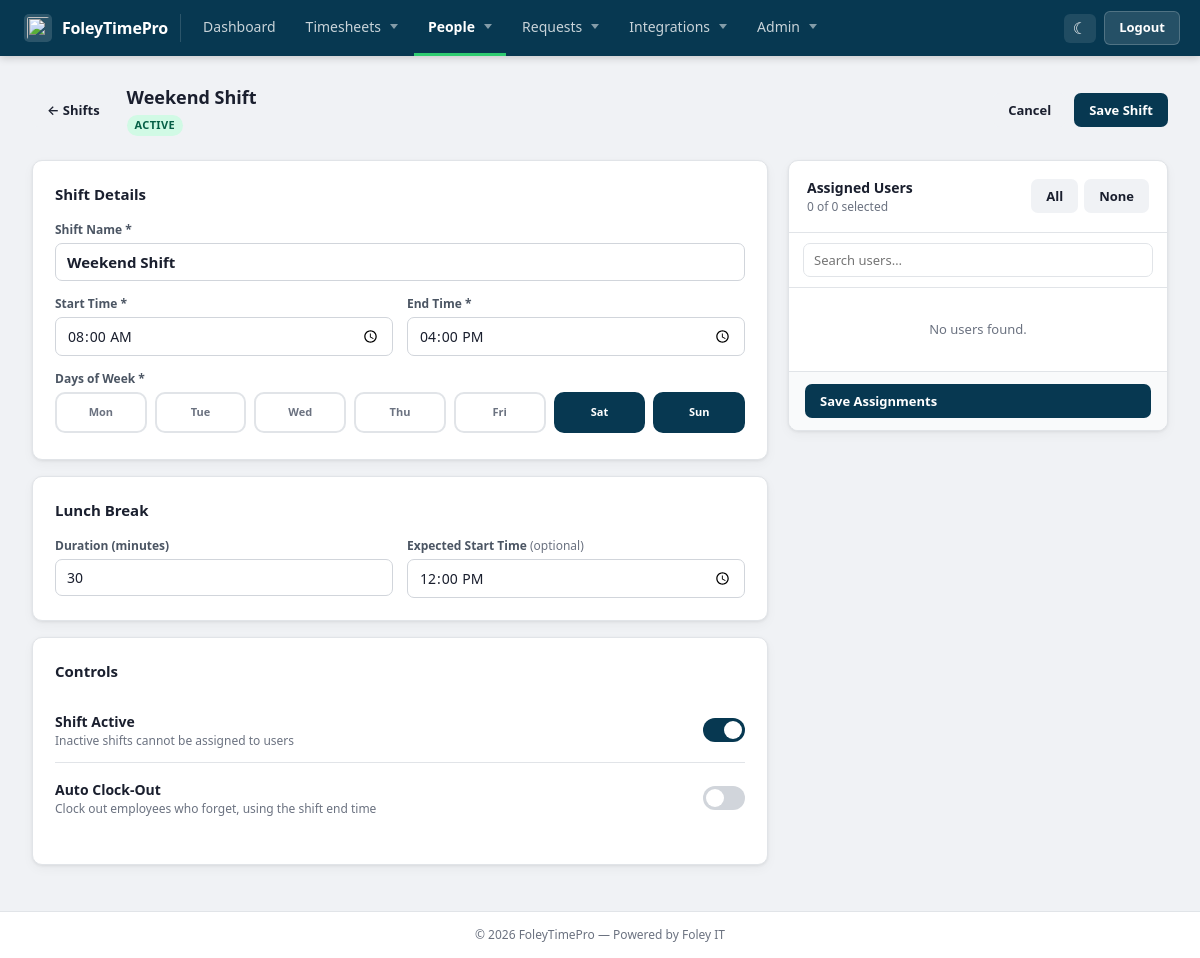
The app's page /admin/edit_shift.php?id=4 (signed in) with its own data.
### tables this page shows
CREATE TABLE `branding` (
  `ID` int(11) NOT NULL AUTO_INCREMENT,
  `CompanyName` varchar(255) NOT NULL DEFAULT 'FoleyTimePro',
  `LogoPath` varchar(255) DEFAULT NULL,
  `FaviconPath` varchar(255) DEFAULT NULL,
  `PrimaryColor` varchar(7) DEFAULT '#073851',
  `SecondaryColor` varchar(7) DEFAULT '#2ecc71',
  `AccentColor` varchar(7) DEFAULT '#e74c3c',
  `LoginBackground` varchar(255) DEFAULT NULL,
  `EmailSignature` text DEFAULT NULL,
  `ContactEmail` varchar(255) DEFAULT NULL,
  `ContactPhone` varchar(20) DEFAULT NULL,
  `Address` text DEFAULT NULL,
  `Timezone` varchar(50) DEFAULT 'America/Chicago',
  `DateFormat` varchar(20) DEFAULT 'MM/DD/YYYY',
  `TimeFormat` enum('12h','24h') DEFAULT '12h',
  `CreatedAt` datetime DEFAULT current_timestamp(),
  `UpdatedAt` datetime DEFAULT current_timestamp() ON UPDATE current_timestamp(),
  PRIMARY KEY (`ID`)
);

CREATE TABLE `shifts` (
  `ShiftID` int(11) NOT NULL AUTO_INCREMENT,
  `ShiftName` varchar(100) NOT NULL,
  `StartTime` time NOT NULL,
  `EndTime` time NOT NULL,
  `DaysOfWeek` varchar(50) NOT NULL,
  `LunchDuration` int(11) DEFAULT 0,
  `LunchStartTime` time DEFAULT NULL,
  `IsActive` tinyint(1) DEFAULT 1,
  `GracePeriodMinutes` int(11) NOT NULL DEFAULT 60,
  `AutoClockOut` tinyint(1) NOT NULL DEFAULT 0,
  `CreatedAt` datetime DEFAULT current_timestamp(),
  `UpdatedAt` datetime DEFAULT current_timestamp() ON UPDATE current_timestamp(),
  PRIMARY KEY (`ShiftID`),
  KEY `idx_active` (`IsActive`)
);

### functions/get_branding.php (called while the page is built, shortened)
<?php
function getBranding($conn = null, $forceRefresh = false) {
    $cacheFile = __DIR__ . '/../cache/branding.json';
    $closeConn = false;
    $branding = [
        'CompanyName' => 'FoleyTimePro',
        'LogoPath' => '/images/FoleyTimePro-logo.png',
        'FaviconPath' => '/images/FoleyTimePro-favicon.webp',
        'PrimaryColor' => '#3498db',
        'SecondaryColor' => '#2ecc71',
        'AccentColor' => '#e74c3c',
        'LoginBackground' => null,
        'EmailSignature' => null,
        'ContactEmail' => null,
        'ContactPhone' => null,
        'Address' => null,
        'Timezone' => 'America/Chicago',
        'DateFormat' => 'MM/DD/YYYY',
        'TimeFormat' => '12h'
    ];
    $result = $conn->query("SELECT * FROM branding LIMIT 1");
    if ($result && $result->num_rows > 0) {
        $branding = $result->fetch_assoc();
    }
    return $branding;
}
?>

### admin/edit_shift.php (the view, shortened to what this page needs)
<?php
require_once __DIR__ . '/../auth/db.php';
$shiftId = isset($_GET['id']) ? (int)$_GET['id'] : 0;
$stmt = $conn->prepare("SELECT * FROM shifts WHERE ShiftID = ?");
$stmt->bind_param("i", $shiftId);
$stmt->execute();
$shift = $stmt->get_result()->fetch_assoc();
$selectedDays = json_decode($shift['DaysOfWeek'], true) ?: [];
$assignedStmt = $conn->prepare("SELECT UserID FROM user_shifts WHERE ShiftID=?");
$assignedStmt->bind_param("i", $shiftId);
$assignedStmt->execute();
$assignedUserIds = array_column($assignedStmt->get_result()->fetch_all(MYSQLI_ASSOC), 'UserID');
$assignedUsers = count($assignedUserIds);
$allUsersResult = $conn->query("SELECT ID, FirstName, LastName, Office, ClockStatus FROM users ORDER BY LastName, FirstName");
$allUsers = $allUsersResult ? $allUsersResult->fetch_all(MYSQLI_ASSOC) : [];
include 'includes/header.php';
?>
<div class="page-header">
  <div style="display:flex;align-items:center;gap:12px">
    <a href="manage_shifts.php" class="btn btn-secondary btn-sm">&#8592; Shifts</a>
    <div>
      <h1 style="margin:0;font-size:18px"><?= htmlspecialchars($shift['ShiftName']) ?></h1>
      <div style="display:flex;gap:6px;align-items:center;margin-top:4px">
        <span class="badge <?= $shift['IsActive'] ? 'badge-approved' : 'badge-rejected' ?>">
          <?= $shift['IsActive'] ? 'Active' : 'Inactive' ?>
        </span>
      </div>
    </div>
  </div>
  <div style="display:flex;gap:8px">
    <a href="manage_shifts.php" class="btn btn-secondary">Cancel</a>
    <button type="submit" form="shiftForm" class="btn btn-primary">Save Shift</button>
  </div>
</div>
<div style="display:grid;grid-template-columns:1fr 380px;gap:20px;align-items:start">
  <div>
    <form method="POST" id="shiftForm">
      <div class="card" style="margin-bottom:16px">
        <h2>Shift Details</h2>
        <div class="form-group">
          <label>Shift Name *</label>
          <input type="text" name="shift_name" required
                 value="<?= htmlspecialchars($shift['ShiftName']) ?>"
                 placeholder="e.g. Morning Shift, 1st Shift"
                 style="font-size:15px;font-weight:600">
        </div>
        <div style="display:grid;grid-template-columns:1fr 1fr;gap:14px">
          <div class="form-group">
            <label>Start Time *</label>
            <input type="time" name="start_time" required value="<?= htmlspecialchars($shift['StartTime']) ?>">
          </div>
          <div class="form-group">
            <label>End Time *</label>
            <input type="time" name="end_time" required value="<?= htmlspecialchars($shift['EndTime']) ?>">
          </div>
        </div>
        <div class="form-group" style="margin-bottom:0">
          <label>Days of Week *</label>
          <div style="display:flex;gap:8px;margin-top:2px">
            <?php
            $dayDefs = [
              'Mon'=>'Mon','Tue'=>'Tue','Wed'=>'Wed',
              'Thu'=>'Thu','Fri'=>'Fri','Sat'=>'Sat','Sun'=>'Sun'
            ];
            foreach ($dayDefs as $key => $label):
              $checked = in_array($key, $selectedDays);
            ?>
            <label id="dl_<?= $key ?>"
                   style="flex:1;display:flex;flex-direction:column;align-items:center;justify-content:center;gap:3px;
                          cursor:pointer;padding:10px 4px;border-radius:10px;
                          border:2px solid <?= $checked?'#073851':'#e1e4e8' ?>;
                          background:<?= $checked?'#073851':'#fff' ?>;
                          color:<?= $checked?'#fff':'#6b7280' ?>;
                          font-size:11px;font-weight:700;transition:all .15s;user-select:none">
              <?= $label ?>
            </label>
            <?php endforeach; ?>
          </div>
        </div>
      </div>
      <div class="card" style="margin-bottom:16px">
        <h2>Lunch Break</h2>
        <div style="display:grid;grid-template-columns:1fr 1fr;gap:14px">
          <div class="form-group" style="margin-bottom:0">
            <label>Duration (minutes)</label>
            <input type="number" name="lunch_duration" min="0" max="120" step="15"
                   value="<?= (int)$shift['LunchDuration'] ?>" placeholder="0 = no lunch">
          </div>
          <div class="form-group" style="margin-bottom:0">
            <label>Expected Start Time <span style="font-weight:400;color:var(--text-muted)">(optional)</span></label>
            <input type="time" name="lunch_start_time"
                   value="<?= htmlspecialchars($shift['LunchStartTime'] ?? '') ?>">
          </div>
        </div>
      </div>
      <div class="card">
        <h2>Controls</h2>
        <div style="display:flex;justify-content:space-between;align-items:center;padding:12px 0;border-bottom:1px solid var(--border)">
          <div>
            <div style="font-size:14px;font-weight:600">Shift Active</div>
            <div style="font-size:12px;color:var(--text-muted)">Inactive shifts cannot be assigned to users</div>
          </div>
          <label class="switch">
            <span class="slider"></span>
          </label>
        </div>
        <div style="padding:16px 0 12px">
          <div style="display:flex;justify-content:space-between;align-items:center;margin-bottom:12px">
            <div>
              <div style="font-size:14px;font-weight:600">Auto Clock-Out</div>
              <div style="font-size:12px;color:var(--text-muted)">Clock out employees who forget, using the shift end time</div>
            </div>
            <label class="switch">
              <span class="slider"></span>
            </label>
          </div>
        </div>
      </div>
    </form>
  </div>
  <div>
    <form method="POST" id="assignForm">
      <div class="card" style="padding:0;overflow:hidden">
        <div style="padding:16px 18px;border-bottom:1px solid var(--border);display:flex;justify-content:space-between;align-items:center">
          <div>
            <div style="font-size:14px;font-weight:700">Assigned Users</div>
            <div style="font-size:12px;color:var(--text-muted)" id="assignCount">
              <?= $assignedUsers ?> of <?= count($allUsers) ?> selected
            </div>
          </div>
          <div style="display:flex;gap:6px">
            <button type="button" class="btn btn-secondary btn-sm" onclick="selectAll(true)">All</button>
            <button type="button" class="btn btn-secondary btn-sm" onclick="selectAll(false)">None</button>
          </div>
        </div>
        <div style="padding:10px 14px;border-bottom:1px solid var(--border)">
          <input type="text" id="userSearch" placeholder="Search users…"
                 oninput="filterUsers(this.value)"
                 style="width:100%;padding:7px 10px;border:1.5px solid var(--border);border-radius:7px;font-size:13px;font-family:inherit;outline:none"
                 class="no-reset">
        </div>
        <div style="max-height:520px;overflow-y:auto" id="userList">
          <?php if (empty($allUsers)): ?>
          <div style="padding:32px;text-align:center;color:var(--text-muted);font-size:13px">No users found.</div>
          <?php endif; ?>
        </div>
        <div style="padding:12px 16px;border-top:1px solid var(--border);background:#f9fafb">
          <button type="submit" class="btn btn-primary" style="width:100%">Save Assignments</button>
        </div>
      </div>
    </form>
  </div>
</div>
<?php include 'includes/footer.php'; ?>

### admin/includes/header.php (shortened to what this page needs)
<?php
if (!function_exists('getBranding')) {
    require_once __DIR__ . '/../../functions/get_branding.php';
}
$branding    = getBranding($conn);
$adminTheme  = $_COOKIE['admin_theme'] ?? 'light';
$cur         = basename($_SERVER['PHP_SELF']);
$pendingEdits = (int)($conn->query("SELECT COUNT(*) c FROM pending_edits WHERE Status='Pending'")->fetch_assoc()['c'] ?? 0);
$pendingTO    = (int)($conn->query("SELECT COUNT(*) c FROM time_off_requests WHERE Status='Pending'")->fetch_assoc()['c'] ?? 0);
function navLink(string $href, string $label, array $matches, int $badge = 0): string {
    global $cur;
    $active = in_array($cur, $matches) ? ' active' : '';
    $b = $badge > 0 ? '<span class="anb">'.$badge.'</span>' : '';
    return '<a href="'.$href.'" class="'.$active.'">'.$label.$b.'</a>';
}
?>
<!DOCTYPE html>
<html lang="en" data-theme="<?= htmlspecialchars($adminTheme) ?>">
<head>
<link rel="stylesheet" href="../css/admin-layout.css">
</head>
<body>
<div class="a-wrap">
  <header class="a-nav">
    <div class="a-nav-left">
      <a href="dashboard.php" class="a-brand">
        <img src="<?= htmlspecialchars($branding['LogoPath']) ?>" alt="" class="a-brand-logo">
        <span><?= htmlspecialchars($branding['CompanyName']) ?></span>
      </a>
    </div>
    <nav class="a-nav-links" id="navLinks">
      <?= navLink('dashboard.php',       'Dashboard',    ['dashboard.php']) ?>
      <div class="a-dropdown">
        <button class="a-dropbtn<?= in_array($cur,['view_punches.php','summary.php','attendance.php']) ? ' active' : '' ?>">Timesheets</button>
      </div>
      <div class="a-dropdown">
        <button class="a-dropbtn<?= in_array($cur,['manage_users.php','add_user.php','edit_user.php','archived_users.php','manage_shifts.php','add_shift.php','edit_shift.php','manage_offices.php']) ? ' active' : '' ?>">People</button>
      </div>
      <div class="a-dropdown">
        <button class="a-dropbtn<?= in_array($cur,['time_off_requests.php','edits_timesheet.php']) ? ' active' : '' ?>">
          Requests<?php if ($pendingTO + $pendingEdits > 0): ?><span class="anb"><?= $pendingTO + $pendingEdits ?></span><?php endif; ?>
        </button>
      </div>
      <div class="a-dropdown">
        <button class="a-dropbtn<?= in_array($cur,['geofences.php','quickbooks.php']) ? ' active' : '' ?>">Integrations</button>
      </div>
      <div class="a-dropdown">
        <button class="a-dropbtn<?= in_array($cur,['reports.php','manage_admins.php','add_admin.php','edit_admin.php','settings.php','enable_2fa.php']) ? ' active' : '' ?>">Admin</button>
      </div>
    </nav>
    <div class="a-nav-right">
      <button class="a-theme-btn" id="themeBtn" title="Toggle dark mode">
        <span id="themeIcon"><?= $adminTheme === 'dark' ? '&#9728;' : '&#9790;' ?></span>
      </button>
      <a href="../logout.php" class="a-logout-btn">Logout</a>
    </div>
  </header>
  <main class="a-main">
    <div class="a-content">

### admin/includes/footer.php (shortened to what this page needs)
    </div>
  </main>
</div>
<footer class="a-footer">
  &copy; <?= date('Y') ?> <?= htmlspecialchars($branding['CompanyName']) ?> &mdash; Powered by Foley IT
</footer>
</body>
</html>

### records on screen
branding: CompanyName "FoleyTimePro"
shifts: ShiftName "Weekend Shift", shift_name "Weekend Shift", start_time "08:00:00", end_time "16:00:00", lunch_duration "30", lunch_start_time "12:00:00"

### other values on screen
$label "Dashboard"
$label "Mon"
$label "Tue"
$label "Wed"
$label "Thu"
$label "Fri"
$label "Sat"
$label "Sun"
$assignedUsers "0"
count($allUsers) "0"
